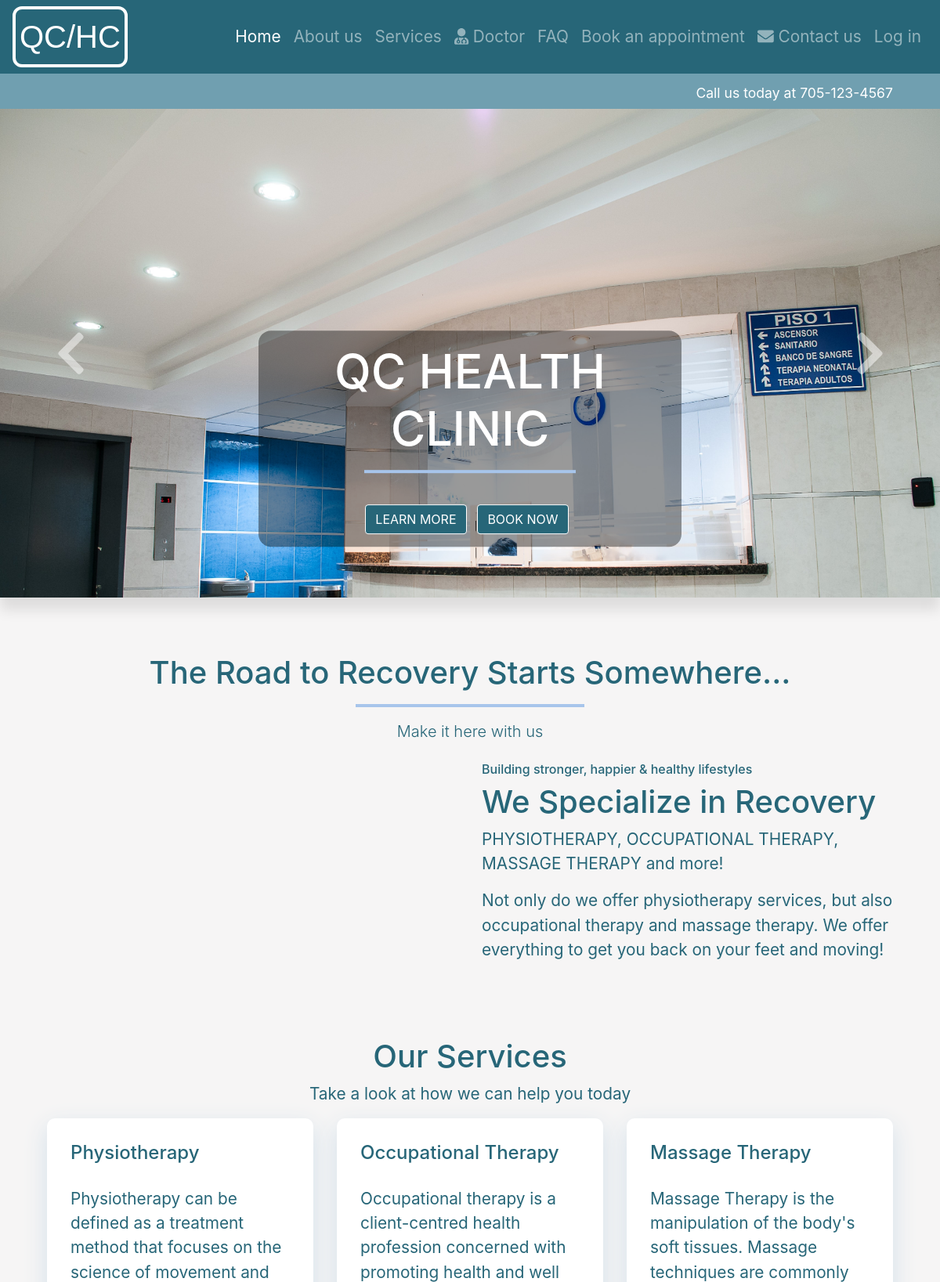
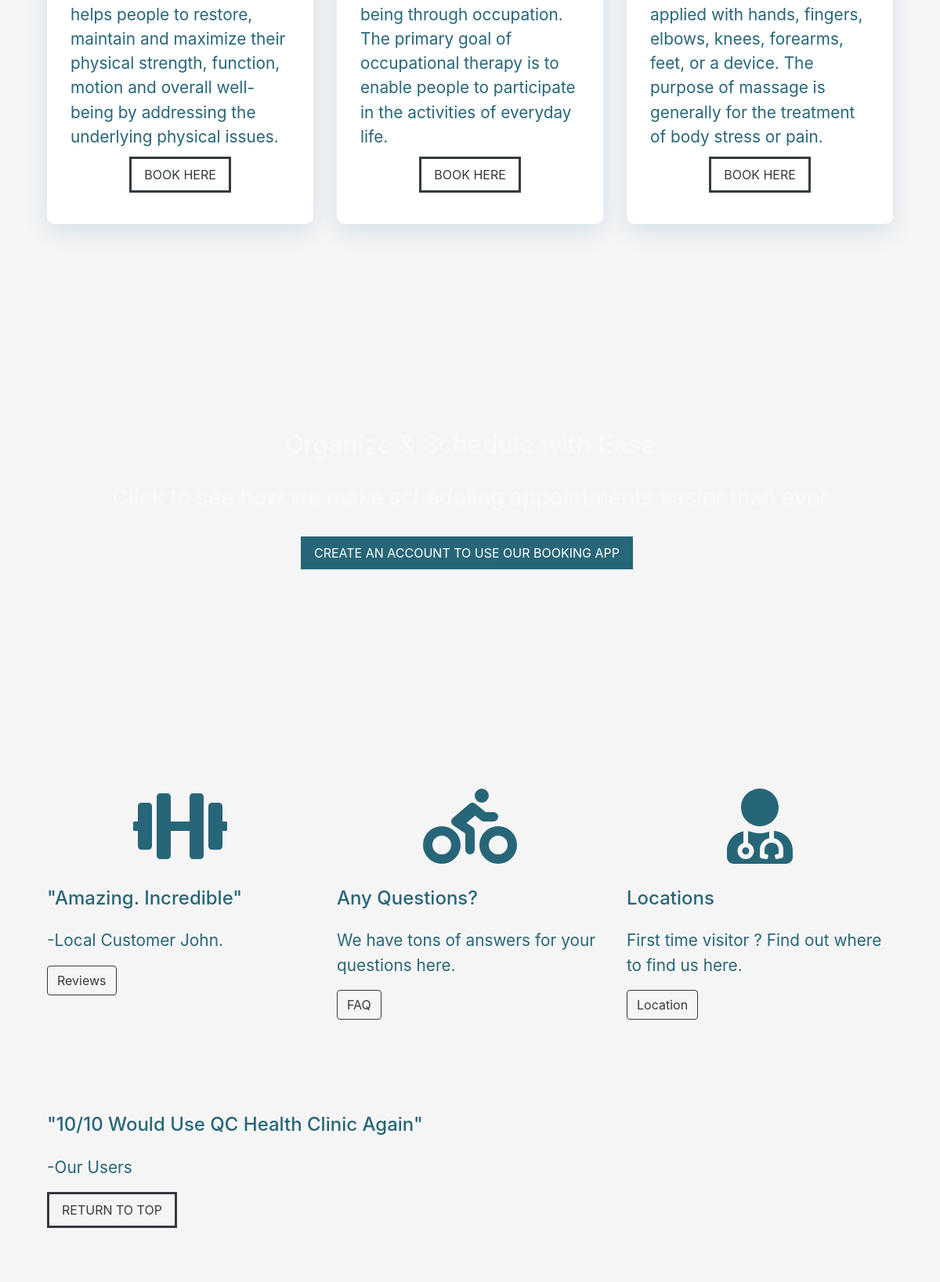
The page / (upper part) on the database its author committed (2 pictures, top to bottom).
### tables this page shows
CREATE TABLE `pages` (
  `id` int(20) UNSIGNED NOT NULL,
  `contributor_id` int(20) DEFAULT NULL,
  `title` varchar(255) NOT NULL,
  `created_on` date NOT NULL,
  `content` longtext NOT NULL
);

### database/Database.php (called while the page is built, shortened)
<?php
class Database {
    private static $user = "root";
    private static $pass = "root";
    private static $dsn ="mysql:host=localhost;dbname=qc_health_clinic";
    private static $dbcon;
    public static function getDb(){
        if(!isset(self::$dbcon)) {
            try {
                self::$dbcon = new \PDO(self::$dsn, self::$user, self::$pass);
                self::$dbcon->setAttribute(\PDO::ATTR_ERRMODE, \PDO::ERRMODE_EXCEPTION);
                self::$dbcon->setAttribute(\PDO::ATTR_DEFAULT_FETCH_MODE, \PDO::FETCH_OBJ);
            } catch (\PDOException $e) {
                $msg = $e->getMessage();
                include 'pages/custom-error.php';
                exit();
            }
        }
        return self::$dbcon;
    }
}

### database/PagePDO.php (called while the page is built, shortened)
<?php
 class PagePDO{
     private $dbcon;
        function __construct(){
            $this->dbcon = Database::getDb();
  }
     public function getPage($pageTitle){
         $query = "SELECT * FROM pages WHERE pages.title=:title";
         $pdostm = $this->dbcon->prepare($query);
         $pdostm->bindParam(':title', $pageTitle);
         $pdostm->execute();
         $results = $pdostm->fetch(\PDO::FETCH_OBJ);
         return $results;
     }
 }

### pages/home.php (the view, shortened to what this page needs)
<?php
$PagePDO = new PagePDO();
$homePage =$PagePDO->getPage('Home Page');
?>
<!DOCTYPE html>
<html lang="en">
    <head>
        <link rel="stylesheet" href="library/bootstrap/bootstrap.min.css">
        <link rel="stylesheet" href="css/style.css">
        <link rel="stylesheet" href="css/HeaderFooter.css">
    </head>
    <body>
        <?php
            include_once 'header.php';
        echo $homePage->content;
        ?>
    </body>
</html>

### css/style.css (style rules this page uses)
html { font-family: "Roboto", sans-serif; }
section { padding: 25px 0px; }
img { width: 100%; }
body { overflow-x: hidden; color: #276678; background-color: #f6f5f5; font-size: 1.3rem; }
#carousel { box-shadow: 0 1rem 1rem rgba(0, 0, 0, 0.1); }
.carousel-inner { max-height: 39rem !important; }
.carousel-item-next, .carousel-item-prev, .carousel-item.active { transition: transform 1.2s ease; }
.carousel-caption { position: absolute; top: 54%; transform: translateY(-50%); text-transform: uppercase; }
.carousel-caption h1 { font-size: 3.8rem; text-shadow: 0 1rem 1rem rgba(0, 0, 0, 0.1); }
.carousel-caption h3 { font-size: 2.2rem; text-shadow: 0 1rem 1rem rgba(0, 0, 0, 0.1); }
.border-primary { border-top: 0.2em solid #a7c5eb !important; }
.bg-custom { background-color: rgba(0, 0, 0, 0.4); color: white; border-radius: 1rem; }
.btn-lg { border-radius: 0; text-transform: uppercase; font-size: 1rem; border-width: medium; }
.btn-danger { background-color: #276678; border: 0.1rem solid; }
.btn-primary { background-color: #276678; border: 0.1rem solid #276678; }
.container svg { height: 6rem; color: #276678; }
.menu-area { background-size: cover; }
.single-menu { background-color: #fff; box-shadow: 0px 10px 30px 0px #d3e0ea; border-radius: 10px; padding: 30px 30px; margin-bottom: 30px; }
.single-menu .title-div { padding-bottom: 20px; }
.single-menu__btn { text-align: center; padding: 10px; }
.single-menu p { margin-bottom: 0; }
.fixed-background { overflow: hidden; padding: 10rem 0; }
.row, .container-fluid { margin-left: 0px !important; margin-right: 0px !important; }
.fixed-background { position: relative; width: 100%; z-index: 1000 !important; }

### css/HeaderFooter.css (style rules this page uses)
html { font-family: "Roboto", sans-serif; }
a { color: white; }
.top-bar { background: #709fb0; height: 2.8rem; padding: 0.5rem 0; }
.top-bar a { text-decoration: none; font-size: 1.1rem; }

### rows shown on the page
pages: content "Call us today at 705-123-4567 QC HEALTH CLINIC LEARN MORE BOOK NOW The Road to Recovery Starts Somewhere... Make it here with us Building stronger, happier & healthy lifestyles We Specialize in Recovery PHYSIOTHERAPY, OCCUPATIONAL THERAPY, MASSAGE THERAPY and more! Not only do we offer physiotherapy services, but also occupational therapy and massage therapy. We offer everything to get you back on your feet and moving! Our Services Take a look at how we can help you today Physiotherapy Physiotherapy can be defined as a treatment method that focuses on the science of movement and helps people to restore, maintain and maximize their physical strength, function, motion and overall well-being…", content (picture)
